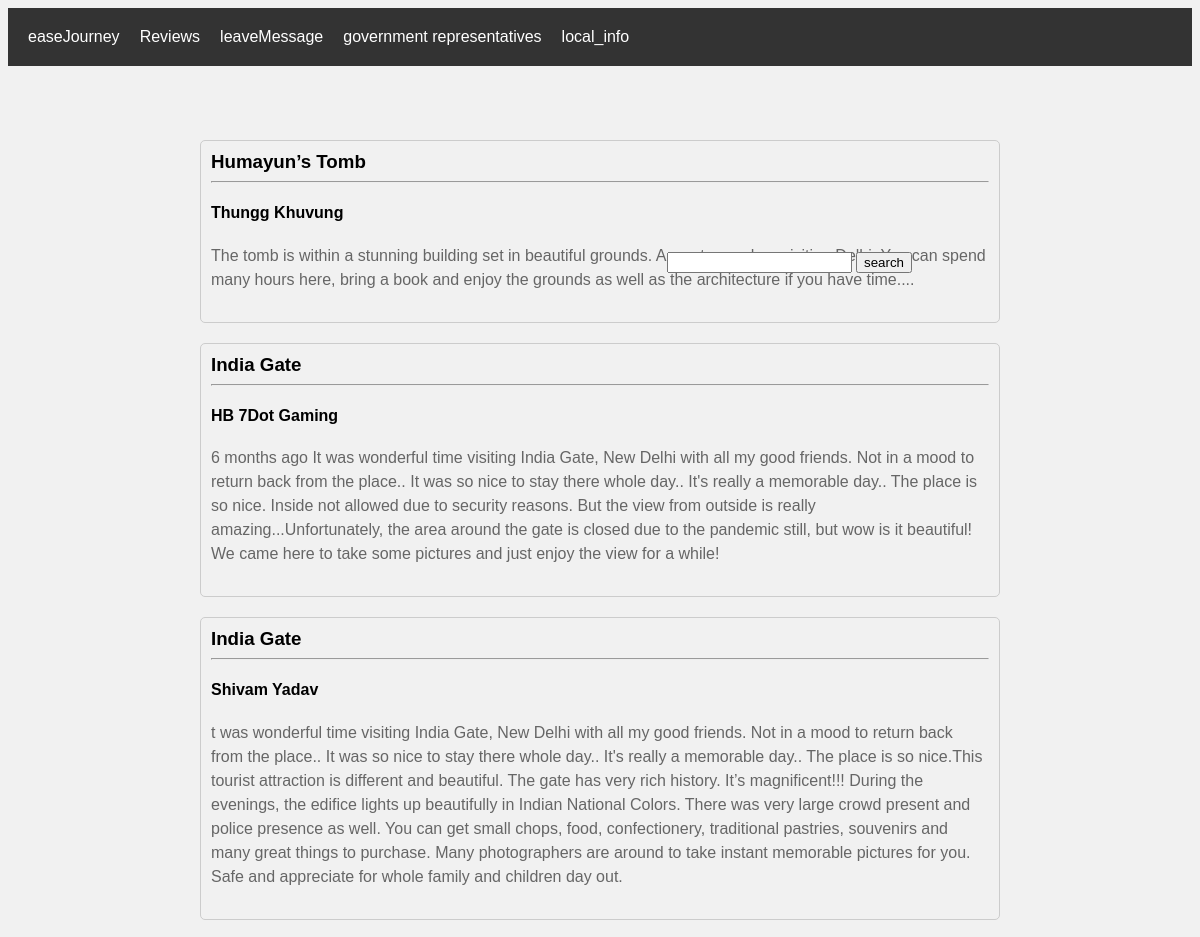
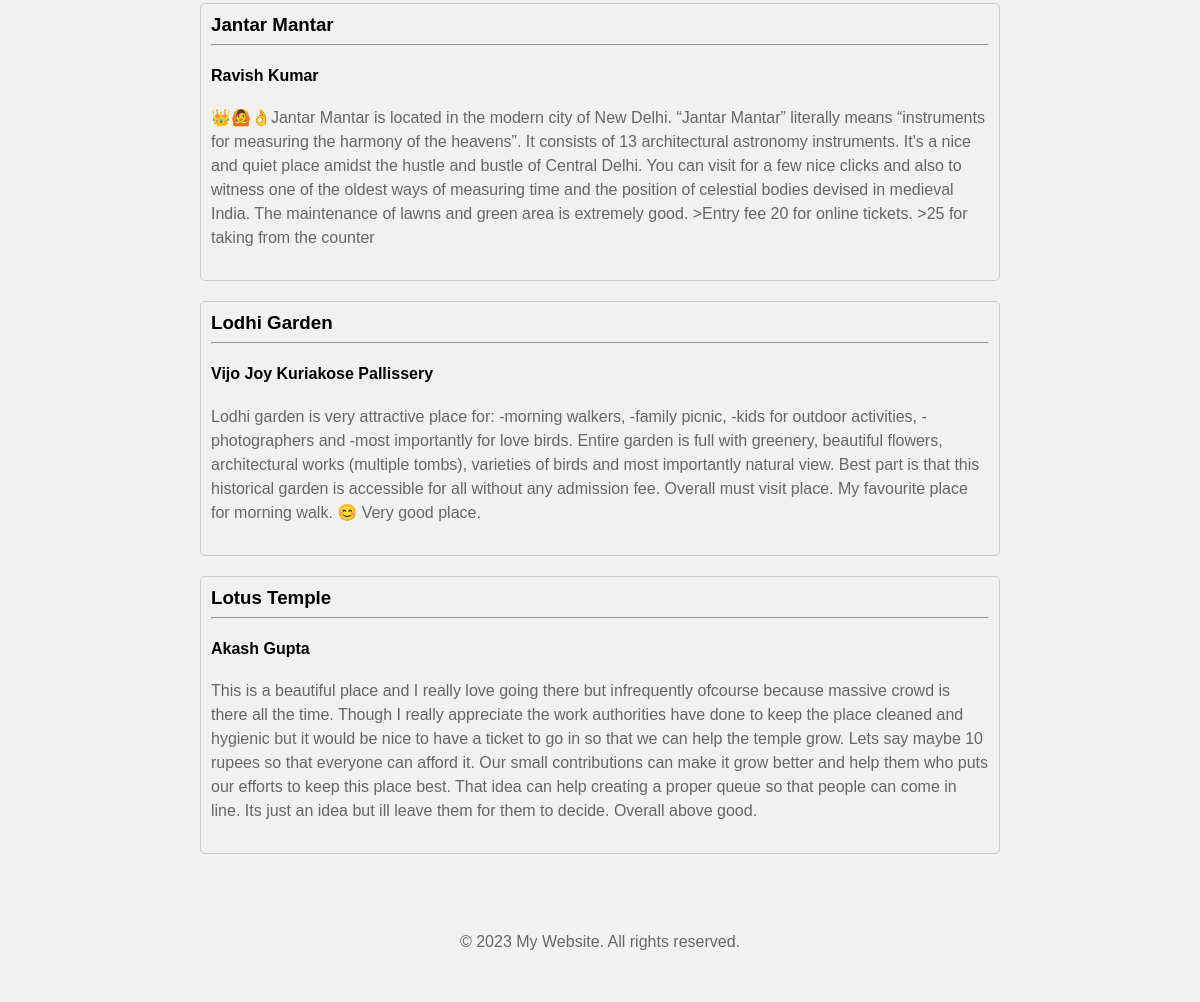
The page / on the database its author committed (2 pictures, top to bottom).
### feeds/models.py (models this page shows)
class feed_fun(models.Model):
    name=models.CharField(max_length=50)
    location=models.CharField(max_length=50)
    message=models.TextField()

### logs/views.py (the view)
# urls.py: path('', views.index ,name="home" ),
def index(r):
    data_obj=feed_fun.objects.all().order_by('location')#this create a object of all file and sorted by title fied
    if r.method=="GET":
        st=r.GET.get('search')
        if st!=None:
            data_obj=feed_fun.objects.filter(location__icontains=st)
    data={
        'data':data_obj
    }
    return render(r,'index.html',data)

### template/index.html (shortened to what this page needs)
{% load static %}
{% include "header.html" %}
<br>
<div>
<form class='form method' method ="GET" >
    <input type="text" name="search" value="">
    <input type="submit" value="search">
</form>
</div>
<br>
<br>
<div class="feedback-container">
{%for i in data%}
<div class="feedback">
<h3>{{i.location }}</h3>
<hr>
<h4>{{i.name}}</h4>
<p>{{i.message}}</p>
</div>
{% empty %}
<p style="color:red;" >no data found</p>
{% endfor %}
</div>
{% include "footer.html" %}

### template/header.html (shortened to what this page needs)
{% load static %}
<!DOCTYPE html>
<html>
  <head>
    <link rel="stylesheet" href={% static 'style.css' %}>
  </head>
  <body>
    <header>
      <nav>
        <ul>
          <li ><a  target="_blank"  href="http://localhost:3000/">easeJourney</a></li>
          <li ><a href="{% url 'home' %}">Reviews</a></li>
          <li ><a href="{% url 'text' %}">leaveMessage</a></li>
          <li ><a href="{% url 'info' %}">government representatives</a></li>
          <li ><a href="{% url 'local' %}">local_info</a></li>
        </ul>
      </nav>
    </header>
    <main>

### template/footer.html
</main>
<footer>
  <p>&copy; 2023 My Website. All rights reserved.</p>
</footer>
</body>
</html>

### static/style.css (style rules this page uses)
body { font-family: Arial, sans-serif; background-color: #f1f1f1; }
p { font-size: 16px; color: #666; line-height: 1.5; margin-bottom: 20px; }
header { background-color: #333; color: #fff; padding: 20px; }
nav { display: flex; justify-content: space-between; align-items: center; }
nav ul { list-style: none; margin: 0; padding: 0; display: flex; }
nav li { margin-right: 20px; }
nav a { color: #fff; text-decoration: none; }
footer { background-color: #f2f2f2; color: #666; padding: 20px; text-align: center; }
.feedback-container { max-width: 800px; margin: 0 auto; padding: 20px; }
.feedback { border: 1px solid #ccc; border-radius: 5px; margin-bottom: 20px; padding: 10px; }
.feedback h3 { margin: 0; }
.feedback p { margin-top: 10px; }
.form { position: absolute; top: 13%; right: 24%; }

### rows shown on the page
feed_fun: location "Humayun’s Tomb", name "Thungg Khuvung", message "The tomb is within a stunning building set in beautiful grounds. A must see when visiting Delhi. You can spend many hours here, bring a book and enjoy the grounds as well as the architecture if you have time...."
feed_fun: location "India Gate", name "HB 7Dot Gaming", message "6 months ago It was wonderful time visiting India Gate, New Delhi with all my good friends. Not in a mood to return back from the place.. It was so nice to stay there whole day.. It's really a memorable day.. The place is so nice. Inside not allowed due to security reasons. But the view from outside is really amazing...Unfortunately, the area around the gate is closed due to the pandemic still, but wow is it beautiful! We came here to take some pictures and just enjoy the view for a while!"
feed_fun: location "India Gate", name "Shivam Yadav", message "t was wonderful time visiting India Gate, New Delhi with all my good friends. Not in a mood to return back from the place.. It was so nice to stay there whole day.. It's really a memorable day.. The place is so nice.This tourist attraction is different and beautiful. The gate has very rich history. It’s magnificent!!! During the evenings, the edifice lights up beautifully in Indian National Colors. There was very large crowd present and police presence as well. You can get small chops, food, confectionery, traditional pastries, souvenirs and many great things to purchase. Many photographers are around to take instant memorable pictures for you. Safe and appreciate for whole family and…"
feed_fun: location "Jantar Mantar", name "Ravish Kumar", message "👑🙆👌Jantar Mantar is located in the modern city of New Delhi. “Jantar Mantar” literally means “instruments for measuring the harmony of the heavens”. It consists of 13 architectural astronomy instruments. It's a nice and quiet place amidst the hustle and bustle of Central Delhi. You can visit for a few nice clicks and also to witness one of the oldest ways of measuring time and the position of celestial bodies devised in medieval India. The maintenance of lawns and green area is extremely good. >Entry fee 20 for online tickets. >25 for taking from the counter"
feed_fun: location "Lodhi Garden", name "Vijo Joy Kuriakose Pallissery", message "Lodhi garden is very attractive place for: -morning walkers, -family picnic, -kids for outdoor activities, -photographers and -most importantly for love birds. Entire garden is full with greenery, beautiful flowers, architectural works (multiple tombs), varieties of birds and most importantly natural view. Best part is that this historical garden is accessible for all without any admission fee. Overall must visit place. My favourite place for morning walk. 😊 Very good place."
feed_fun: location "Lotus Temple", name "Akash Gupta", message "This is a beautiful place and I really love going there but infrequently ofcourse because massive crowd is there all the time. Though I really appreciate the work authorities have done to keep the place cleaned and hygienic but it would be nice to have a ticket to go in so that we can help the temple grow. Lets say maybe 10 rupees so that everyone can afford it. Our small contributions can make it grow better and help them who puts our efforts to keep this place best. That idea can help creating a proper queue so that people can come in line. Its just an idea but ill leave them for them to decide. Overall above good."
